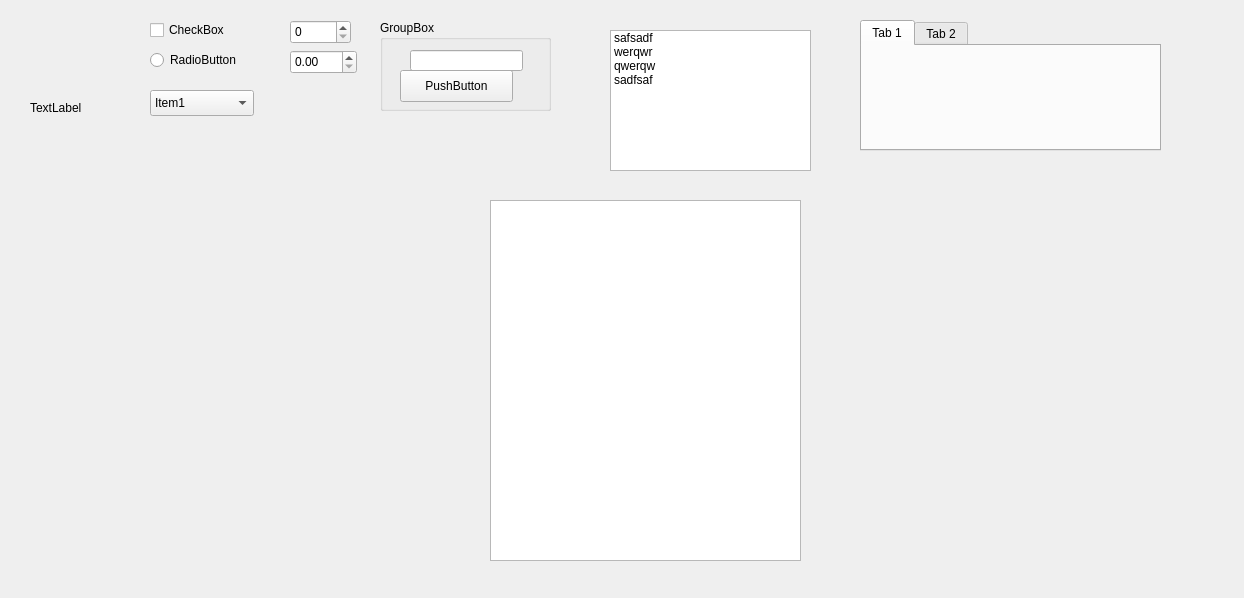
<?xml version="1.0" encoding="UTF-8"?>
<ui version="4.0">
 <class>Form</class>
 <widget class="QWidget" name="Form">
  <property name="geometry">
   <rect>
    <x>0</x>
    <y>0</y>
    <width>1244</width>
    <height>598</height>
   </rect>
  </property>
  <property name="windowTitle">
   <string>Form</string>
  </property>
  <widget class="QCheckBox" name="checkBox">
   <property name="geometry">
    <rect>
     <x>150</x>
     <y>20</y>
     <width>86</width>
     <height>20</height>
    </rect>
   </property>
   <property name="text">
    <string>CheckBox</string>
   </property>
  </widget>
  <widget class="QSpinBox" name="spinBox">
   <property name="geometry">
    <rect>
     <x>290</x>
     <y>20</y>
     <width>61</width>
     <height>24</height>
    </rect>
   </property>
  </widget>
  <widget class="QDoubleSpinBox" name="doubleSpinBox">
   <property name="geometry">
    <rect>
     <x>290</x>
     <y>50</y>
     <width>67</width>
     <height>24</height>
    </rect>
   </property>
  </widget>
  <widget class="QRadioButton" name="radioButton">
   <property name="geometry">
    <rect>
     <x>150</x>
     <y>50</y>
     <width>100</width>
     <height>20</height>
    </rect>
   </property>
   <property name="text">
    <string>RadioButton</string>
   </property>
  </widget>
  <widget class="QLabel" name="label">
   <property name="geometry">
    <rect>
     <x>30</x>
     <y>100</y>
     <width>59</width>
     <height>16</height>
    </rect>
   </property>
   <property name="text">
    <string>TextLabel</string>
   </property>
  </widget>
  <widget class="QComboBox" name="comboBox">
   <property name="geometry">
    <rect>
     <x>150</x>
     <y>90</y>
     <width>104</width>
     <height>26</height>
    </rect>
   </property>
   <item>
    <property name="text">
     <string>Item1</string>
    </property>
   </item>
   <item>
    <property name="text">
     <string>Item2</string>
    </property>
   </item>
  </widget>
  <widget class="QGroupBox" name="groupBox">
   <property name="geometry">
    <rect>
     <x>380</x>
     <y>20</y>
     <width>171</width>
     <height>91</height>
    </rect>
   </property>
   <property name="title">
    <string>GroupBox</string>
   </property>
   <widget class="QPushButton" name="pushButton">
    <property name="geometry">
     <rect>
      <x>20</x>
      <y>50</y>
      <width>113</width>
      <height>32</height>
     </rect>
    </property>
    <property name="text">
     <string>PushButton</string>
    </property>
   </widget>
   <widget class="QLineEdit" name="lineEdit">
    <property name="geometry">
     <rect>
      <x>30</x>
      <y>30</y>
      <width>113</width>
      <height>21</height>
     </rect>
    </property>
   </widget>
  </widget>
  <widget class="QMpxFramePanel" name="mpxFrame" native="true">
   <property name="geometry">
    <rect>
     <x>20</x>
     <y>150</y>
     <width>451</width>
     <height>411</height>
    </rect>
   </property>
  </widget>
  <widget class="QWPlot" name="plot" native="true">
   <property name="geometry">
    <rect>
     <x>810</x>
     <y>180</y>
     <width>371</width>
     <height>381</height>
    </rect>
   </property>
  </widget>
  <widget class="QListWidget" name="listWidget">
   <property name="geometry">
    <rect>
     <x>610</x>
     <y>30</y>
     <width>201</width>
     <height>141</height>
    </rect>
   </property>
   <item>
    <property name="text">
     <string>safsadf</string>
    </property>
   </item>
   <item>
    <property name="text">
     <string>werqwr</string>
    </property>
   </item>
   <item>
    <property name="text">
     <string>qwerqw</string>
    </property>
   </item>
   <item>
    <property name="text">
     <string>sadfsaf</string>
    </property>
   </item>
  </widget>
  <widget class="QTabWidget" name="tabWidget">
   <property name="geometry">
    <rect>
     <x>860</x>
     <y>20</y>
     <width>301</width>
     <height>131</height>
    </rect>
   </property>
   <property name="currentIndex">
    <number>0</number>
   </property>
   <widget class="QWidget" name="tab">
    <attribute name="title">
     <string>Tab 1</string>
    </attribute>
   </widget>
   <widget class="QWidget" name="tab_2">
    <attribute name="title">
     <string>Tab 2</string>
    </attribute>
   </widget>
  </widget>
  <widget class="QPropertyTreeView" name="treeView">
   <property name="geometry">
    <rect>
     <x>490</x>
     <y>200</y>
     <width>311</width>
     <height>361</height>
    </rect>
   </property>
  </widget>
 </widget>
 <customwidgets>
  <customwidget>
   <class>QPropertyTreeView</class>
   <extends>QTreeView</extends>
   <header>qpropertytreeview.h</header>
  </customwidget>
  <customwidget>
   <class>QMpxFramePanel</class>
   <extends>QWidget</extends>
   <header>qmpxframepanel.h</header>
   <container>1</container>
  </customwidget>
  <customwidget>
   <class>QWPlot</class>
   <extends>QWidget</extends>
   <header>qwplot.h</header>
   <container>1</container>
  </customwidget>
 </customwidgets>
 <resources/>
 <connections/>
</ui>
